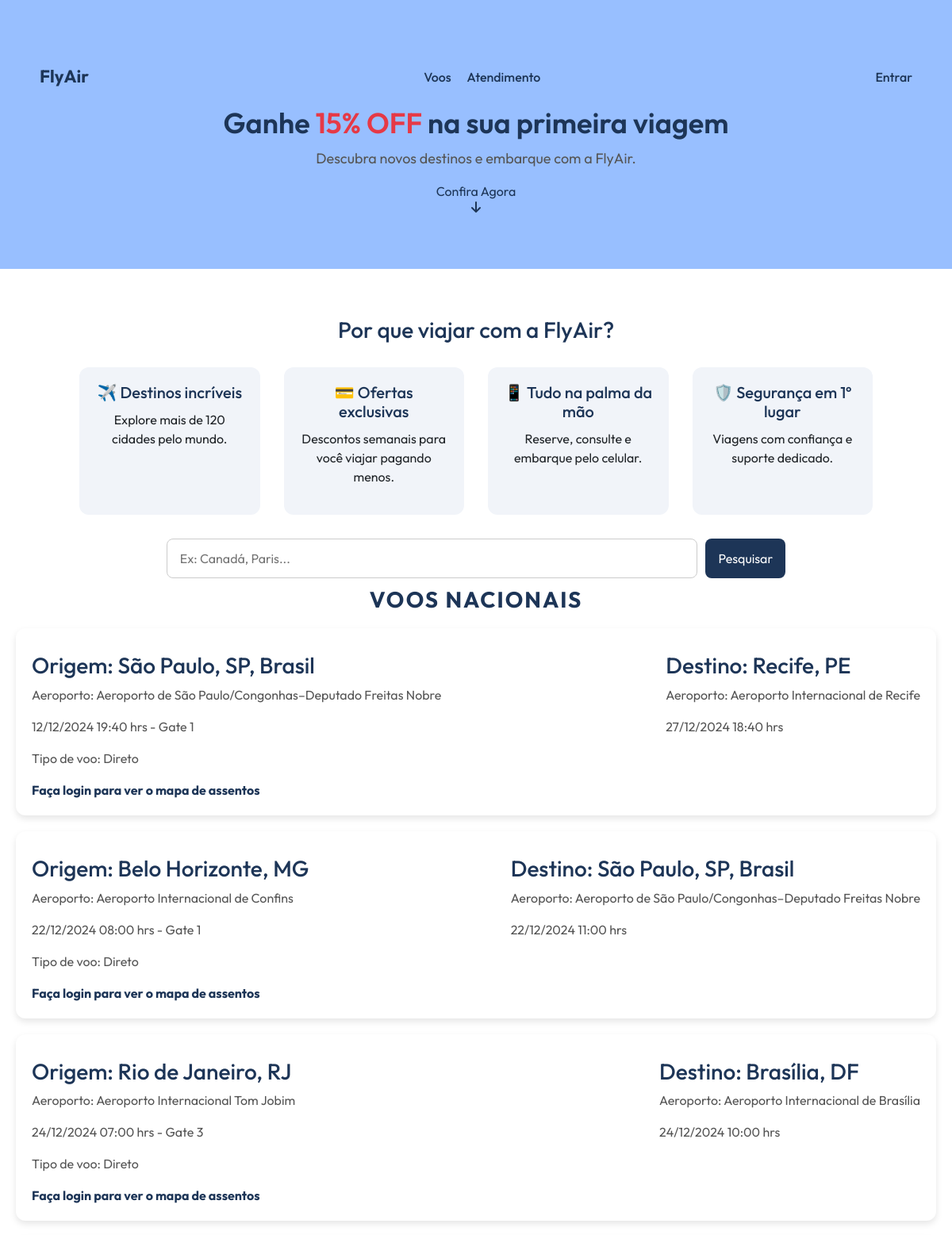
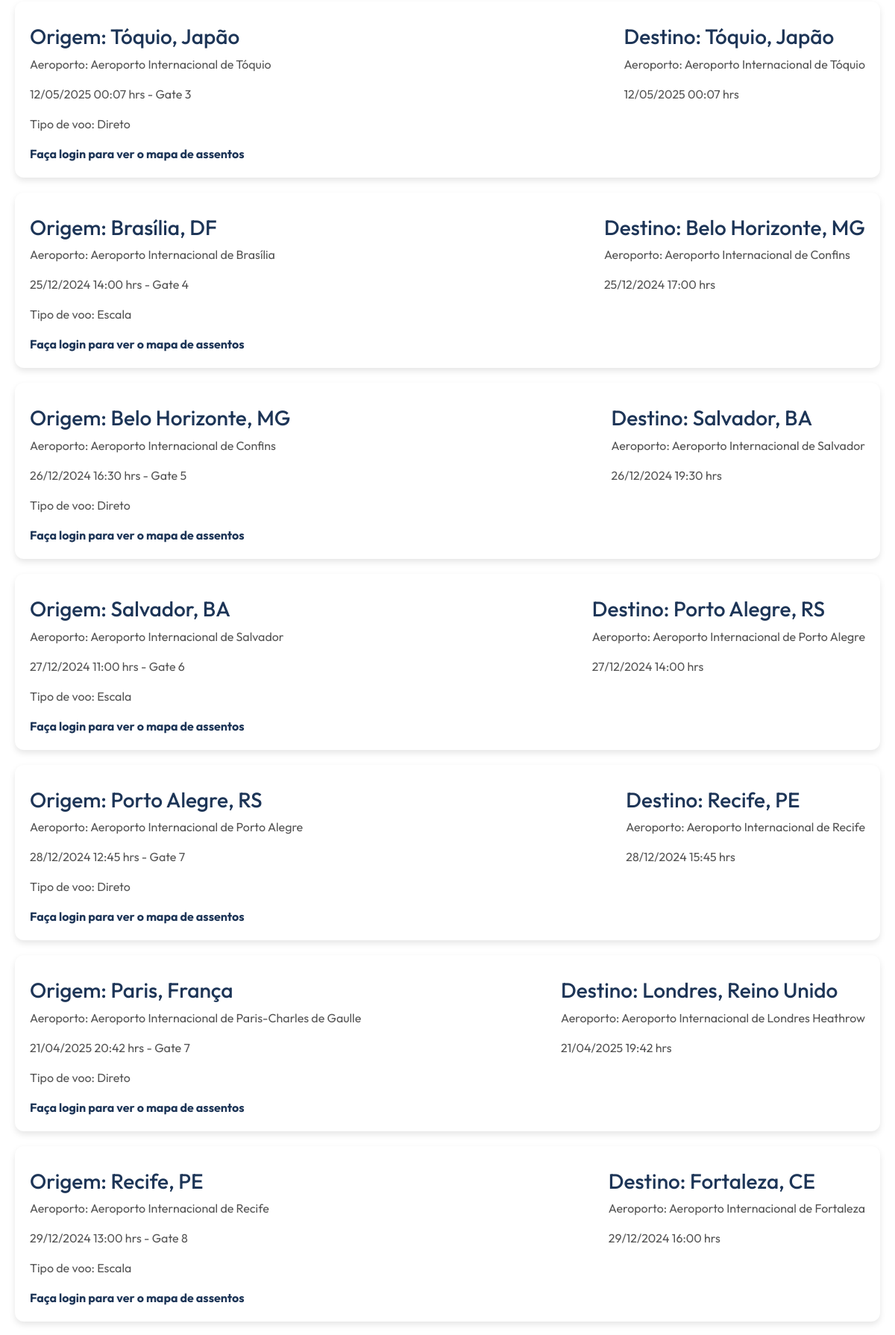
The page / (upper part) on the database its author committed (2 pictures, top to bottom).
### tables this page shows
CREATE TABLE `voos` (
  `id_voo` int(11) NOT NULL,
  `numero_voo` varchar(50) NOT NULL,
  `id_aeronave` int(11) NOT NULL,
  `id_portao` int(11) NOT NULL,
  `data_chegada` datetime NOT NULL,
  `data_saida` datetime NOT NULL,
  `origem_voo` int(11) NOT NULL,
  `destino_voo` int(11) NOT NULL,
  `tipo_voo` enum('Direto','Escala') NOT NULL,
  `status_voo` enum('Atrasado','No horário','Embarcando','Decolando','Cancelado','Pousando','Taxiando','Finalizado','Aguardando Autorização','Desembarcando','Manutenção','Reprogramado','Fechado','Suspenso','Em Rota','Desviado','Check-in Aberto','Portão Fechado') NOT NULL,
  `localizacao_voo` enum('Nacional','Internacional') NOT NULL DEFAULT 'Nacional'
);

CREATE TABLE `aeroportos` (
  `id_aeroporto` int(11) NOT NULL,
  `nome_aeroporto` varchar(255) NOT NULL,
  `codigo_aeroporto` varchar(10) NOT NULL,
  `localizacao_aeroporto` varchar(255) NOT NULL
);

### app/controllers/VooController.php (called while the page is built, shortened)
<?php
require_once __DIR__ . '/../models/Voo.php';
class VooController {
    private $model;
    public function __construct($mysqli) {
        $this->model = new Voo($mysqli);
    }
    public function listarVoosPublico() {
        $voosNacionais = $this->model->getVoosPorTipo('Nacional');
        $voosInternacionais = $this->model->getVoosPorTipo('Internacional');
        return [
            'voosNacionais' => $voosNacionais,
            'voosInternacionais' => $voosInternacionais,
        ];
    }
}

### app/models/Voo.php (called while the page is built, shortened)
<?php
class Voo
{
    private $db;
    public function __construct($db)
    {
        $this->db = $db;
    }
    public function getVoosPorTipo($tipo)
    {
        $stmt = $this->db->prepare("SELECT
        v.id_voo,
        v.numero_voo,
        aeronave.modelo_aeronave,
        portao.numero_portao,
        v.data_chegada,
        v.data_saida,
        origem.nome_aeroporto AS origem_nome,
        origem.localizacao_aeroporto AS nome_cidade,
        destino.nome_aeroporto AS destino_nome,
        destino.localizacao_aeroporto AS nome_cidade_volta,
        v.tipo_voo,
        v.status_voo,
        v.localizacao_voo,
        v.id_aeronave,
        v.id_portao,
        v.origem_voo,
        v.destino_voo
    FROM
        `voos` v
    JOIN
        `aeronaves` aeronave ON v.id_aeronave = aeronave.id_aeronave
    JOIN
        `portoes` portao ON v.id_portao = portao.id_portao
    JOIN
        `aeroportos` origem ON v.origem_voo = origem.id_aeroporto
    JOIN
        `aeroportos` destino ON v.destino_voo = destino.id_aeroporto
    WHERE
        localizacao_voo = ?");
        $stmt->bind_param("s", $tipo);
        $stmt->execute();
        $result = $stmt->get_result();
        return $result->fetch_all(MYSQLI_ASSOC);
    }
}

### routes/pageRoutes.php (called while the page is built, shortened)
<?php
require_once('../../../startup/connectBD.php');
require_once('../../../app/controllers/VooController.php');
$vooController = new VooController($mysqli);
$dados = $vooController->listarVoosPublico();
?>

### app/views/public/index.php (the view, shortened to what this page needs)
<?php
require_once '../../../routes/pageRoutes.php';
?>
<!DOCTYPE html>
<html lang="pt-br">
<head>
    <link href="https://cdnjs.cloudflare.com/ajax/libs/font-awesome/6.0.0-beta3/css/all.min.css" rel="stylesheet">
    <link href="https://cdn.jsdelivr.net/npm/bootstrap@5.3.3/dist/css/bootstrap.min.css" rel="stylesheet">
    <link rel="stylesheet" href="assets/css/style.css">
</head>
<body id="public">
<header class="hero">
    <nav class="nav container">
        <a href="/aeroporto" class="logo">FlyAir</a>
        <ul class="nav-links">
            <li><a href="/aeroporto#listavoos">Voos</a></li>
            <li><a href="/aeroporto/sac">Atendimento</a></li>
        </ul>
        <li>
            <?php if (isset($_SESSION['usuario_id'])): ?>
                <a href="/aeroporto/perfil" class="login-btn">Perfil</a>
                <a href="/aeroporto/logout" class="login-btn">Sair</a>
            <?php else: ?>
                <a href="/aeroporto/login" class="login-btn">Entrar</a>
            <?php endif; ?>
        </li>
    </nav>
    <div class="hero-content container">
        <h1>Ganhe <span>15% OFF</span> na sua primeira viagem</h1>
        <p>Descubra novos destinos e embarque com a FlyAir.</p>
        <a href="/aeroporto#listavoos" class="confira">Confira Agora<i class="fa-solid fa-arrow-down"></i></a>
    </div>
</header>
<main class="benefits">
    <h2>Por que viajar com a FlyAir?</h2>
    <div class="benefit-grid">
        <div class="item">
            <h3>✈️ Destinos incríveis</h3>
            <p>Explore mais de 120 cidades pelo mundo.</p>
        </div>
        <div class="item">
            <h3>💳 Ofertas exclusivas</h3>
            <p>Descontos semanais para você viajar pagando menos.</p>
        </div>
        <div class="item">
            <h3>📱 Tudo na palma da mão</h3>
            <p>Reserve, consulte e embarque pelo celular.</p>
        </div>
        <div class="item">
            <h3>🛡️ Segurança em 1º lugar</h3>
            <p>Viagens com confiança e suporte dedicado.</p>
        </div>
    </div>
    <div class="hero-content container">
        <form action="" method="POST" class="search-form">
            <input type="search" name="pesquisar_destino" id="pesquisar_destino" placeholder="Ex: Canadá, Paris..." list="destino" required />
            <button type="submit">Pesquisar</button>
        </form>
    </div>
    <h1 class="section-title">Voos Nacionais</h1>
    <?php if (empty($voosNacionais)) : ?>
        <p class="text-center">Nenhum voo nacional disponível no momento.</p>
    <?php else : ?>
        <?php foreach ($voosNacionais as $voo) : ?>
            <div class="flight-card" id="listavoos">
                <div class="vumvum">
                    <div class="details">
                        <div>
                            <h3>Origem: <?= htmlspecialchars($voo['nome_cidade']) ?></h3>
                            <p>Aeroporto: <?= htmlspecialchars($voo['origem_nome']) ?></p>
                            <p><?= date('d/m/Y H:i', strtotime($voo['data_saida'])) ?> hrs - Gate <?= $voo['id_portao'] ?></p>
                        </div>
                    </div>
                    <div class="details">
                        <div>
                            <h3>Destino: <?= htmlspecialchars($voo['nome_cidade_volta']) ?></h3>
                            <p>Aeroporto: <?= htmlspecialchars($voo['destino_nome']) ?></p>
                            <p><?= date('d/m/Y H:i', strtotime($voo['data_chegada'])) ?> hrs</p>
                        </div>
                    </div>
                </div>
                <p>Tipo de voo: <?= htmlspecialchars($voo['tipo_voo']) ?></p>
                <?php if (isset($_SESSION['usuario_id'])): ?>
                    <a href="app/views/public/mapa_assentos.php?id_voo=<?= $voo['id_voo'] ?>">Ver mapa de assentos</a>
                <?php else: ?>
                    <a href="/aeroporto/login">Faça login para ver o mapa de assentos</a>
                <?php endif; ?>
            </div>
        <?php endforeach; ?>
    <?php endif; ?>
</main>
</body>
</html>

### assets/css/style.css (style rules this page uses)
* { margin: 0; padding: 0; box-sizing: border-box; }
main { flex: 1; padding: 3rem; overflow-y: auto; }
main h1 { font-size: 2.2rem; margin-bottom: 2rem; color: #111827; }
#public { font-family: 'Outfit', sans-serif!important; background-color: #f9f9f9; margin: 0; display: flex; flex-direction: column; }
.hero { background: #98bfff; padding: 60px 20px; text-align: center; }
.hero h1 { font-size: 36px; font-weight: 600; color: #1d3557; }
.hero span { color: #e63946; }
.hero p { margin-top: 10px; font-size: 18px; color: #555; }
.search-form { margin-top: 30px; display: flex; justify-content: center; gap: 10px; flex-wrap: wrap; }
.search-form input, .search-form button { padding: 12px 16px; border-radius: 8px; border: 1px solid #ccc; font-size: 16px; }
.search-form button { background: #1d3557; color: #fff; border: none; transition: background 0.3s ease; }
.benefits { background-color: #ffffff; padding: 60px 20px; text-align: center; }
.benefits h2 { font-size: 28px; margin-bottom: 30px; color: #1d3557; }
.benefit-grid { display: grid; grid-template-columns: repeat(auto-fit, minmax(220px, 1fr)); gap: 30px; max-width: 1000px; margin: auto; }
.benefit-grid .item { background: #f1f4f9; padding: 20px; border-radius: 12px; font-size: 16px; }
.benefit-grid .item h3 { font-size: 20px; margin-bottom: 10px; color: #1d3557; }
.nav { display: flex; justify-content: space-between; align-items: center; padding: 20px; }
.logo { font-weight: bold; font-size: 22px; color: #1d3557; text-decoration: none; }
.nav-links { list-style: none; display: flex; gap: 20px; margin: 0; padding: 0; }
.nav-links a, .login-btn { text-decoration: none; color: #1d3557; font-weight: 500; }
.container { max-width: 1140px; margin: 0 auto; }
.flight-card { background-color: #ffffff; border-radius: 12px; padding: 20px; margin-bottom: 20px; display: flex; flex-direction: column; align-items: flex-start; box-shadow: 0 4px 8px rgba(0, 0, 0, 0.1); transition: transform 0.3s ease, box-shadow 0.3s ease; }
.confira { display: flex; flex-direction: column; height: 50px; text-decoration: none; color: #1d3557; }
.flight-card h3 { color: #1d3557; }
.flight-card p { color: #555; font-size: 16px; }
.flight-card .vumvum { width: 100%; display: flex; align-items: center; justify-content: space-between; }
.flight-card .details div { width: 100%; margin-top: 10px; display: flex; flex-direction: column; align-items: start; justify-content: start; }
.flight-card a { color: #1d3557; text-decoration: none; font-weight: bold; transition: color 0.3s ease; }
.section-title { font-size: 28px; color: #1d3557; margin-bottom: 20px; text-align: center; text-transform: uppercase; letter-spacing: 2px; font-weight: 700; }
.benefits .hero-content { margin-bottom: 10px; }
.benefits .hero-content form input { width: 60%; }

### rows shown on the page
voos: origem_voo.localizacao_aeroporto "São Paulo, SP, Brasil", origem_voo.nome_aeroporto "Aeroporto de São Paulo/Congonhas–Deputado Freitas Nobre", data_saida "12/12/2024 19:40", id_portao "1", destino_voo.localizacao_aeroporto "Recife, PE", destino_voo.nome_aeroporto "Aeroporto Internacional de Recife", data_chegada "27/12/2024 18:40", tipo_voo "Direto"
voos: origem_voo.localizacao_aeroporto "Belo Horizonte, MG", origem_voo.nome_aeroporto "Aeroporto Internacional de Confins", data_saida "22/12/2024 08:00", id_portao "1", destino_voo.localizacao_aeroporto "São Paulo, SP, Brasil", destino_voo.nome_aeroporto "Aeroporto de São Paulo/Congonhas–Deputado Freitas Nobre", data_chegada "22/12/2024 11:00", tipo_voo "Direto"
voos: origem_voo.localizacao_aeroporto "Rio de Janeiro, RJ", origem_voo.nome_aeroporto "Aeroporto Internacional Tom Jobim", data_saida "24/12/2024 07:00", id_portao "3", destino_voo.localizacao_aeroporto "Brasília, DF", destino_voo.nome_aeroporto "Aeroporto Internacional de Brasília", data_chegada "24/12/2024 10:00", tipo_voo "Direto"
voos: origem_voo.localizacao_aeroporto "Tóquio, Japão", origem_voo.nome_aeroporto "Aeroporto Internacional de Tóquio", data_saida "12/05/2025 00:07", id_portao "3", data_chegada "12/05/2025 00:07", tipo_voo "Direto"
voos: origem_voo.localizacao_aeroporto "Brasília, DF", origem_voo.nome_aeroporto "Aeroporto Internacional de Brasília", data_saida "25/12/2024 14:00", id_portao "4", destino_voo.localizacao_aeroporto "Belo Horizonte, MG", destino_voo.nome_aeroporto "Aeroporto Internacional de Confins", data_chegada "25/12/2024 17:00", tipo_voo "Escala"
voos: origem_voo.localizacao_aeroporto "Belo Horizonte, MG", origem_voo.nome_aeroporto "Aeroporto Internacional de Confins", data_saida "26/12/2024 16:30", id_portao "5", destino_voo.localizacao_aeroporto "Salvador, BA", destino_voo.nome_aeroporto "Aeroporto Internacional de Salvador", data_chegada "26/12/2024 19:30", tipo_voo "Direto"
voos: origem_voo.localizacao_aeroporto "Salvador, BA", origem_voo.nome_aeroporto "Aeroporto Internacional de Salvador", data_saida "27/12/2024 11:00", id_portao "6", destino_voo.localizacao_aeroporto "Porto Alegre, RS", destino_voo.nome_aeroporto "Aeroporto Internacional de Porto Alegre", data_chegada "27/12/2024 14:00", tipo_voo "Escala"
voos: origem_voo.localizacao_aeroporto "Porto Alegre, RS", origem_voo.nome_aeroporto "Aeroporto Internacional de Porto Alegre", data_saida "28/12/2024 12:45", id_portao "7", destino_voo.localizacao_aeroporto "Recife, PE", destino_voo.nome_aeroporto "Aeroporto Internacional de Recife", data_chegada "28/12/2024 15:45", tipo_voo "Direto"
voos: origem_voo.localizacao_aeroporto "Paris, França", origem_voo.nome_aeroporto "Aeroporto Internacional de Paris-Charles de Gaulle", data_saida "21/04/2025 20:42", id_portao "7", destino_voo.localizacao_aeroporto "Londres, Reino Unido", destino_voo.nome_aeroporto "Aeroporto Internacional de Londres Heathrow", data_chegada "21/04/2025 19:42", tipo_voo "Direto"
voos: origem_voo.localizacao_aeroporto "Recife, PE", origem_voo.nome_aeroporto "Aeroporto Internacional de Recife", data_saida "29/12/2024 13:00", id_portao "8", destino_voo.localizacao_aeroporto "Fortaleza, CE", destino_voo.nome_aeroporto "Aeroporto Internacional de Fortaleza", data_chegada "29/12/2024 16:00", tipo_voo "Escala"
